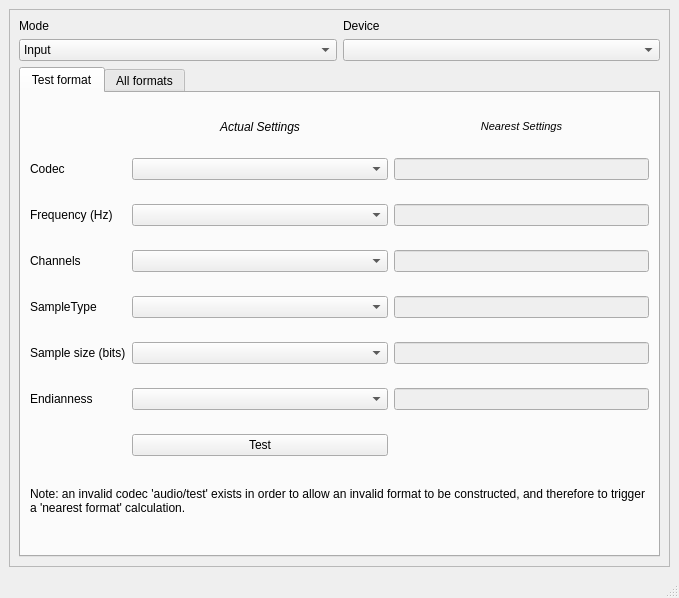
<?xml version="1.0" encoding="UTF-8"?>
<ui version="4.0">
 <class>AudioDevicesBase</class>
 <widget class="QMainWindow" name="AudioDevicesBase">
  <property name="geometry">
   <rect>
    <x>0</x>
    <y>0</y>
    <width>679</width>
    <height>598</height>
   </rect>
  </property>
  <property name="windowTitle">
   <string>Audio Devices</string>
  </property>
  <widget class="QWidget" name="centralwidget">
   <layout class="QVBoxLayout" name="verticalLayout">
    <item>
     <widget class="QScrollArea" name="scrollArea">
      <property name="sizePolicy">
       <sizepolicy hsizetype="Expanding" vsizetype="Expanding">
        <horstretch>0</horstretch>
        <verstretch>0</verstretch>
       </sizepolicy>
      </property>
      <property name="widgetResizable">
       <bool>true</bool>
      </property>
      <widget class="QWidget" name="scrollAreaWidgetContents">
       <property name="geometry">
        <rect>
         <x>0</x>
         <y>0</y>
         <width>659</width>
         <height>558</height>
        </rect>
       </property>
       <layout class="QGridLayout" name="gridLayout_4">
        <item row="0" column="0">
         <layout class="QGridLayout" name="gridLayout_2">
          <item row="0" column="0">
           <widget class="QLabel" name="modeLabel">
            <property name="text">
             <string>Mode</string>
            </property>
           </widget>
          </item>
          <item row="0" column="1">
           <widget class="QLabel" name="deviceLabel">
            <property name="text">
             <string>Device</string>
            </property>
           </widget>
          </item>
          <item row="1" column="0">
           <widget class="QComboBox" name="modeBox">
            <item>
             <property name="text">
              <string>Input</string>
             </property>
            </item>
            <item>
             <property name="text">
              <string>Output</string>
             </property>
            </item>
           </widget>
          </item>
          <item row="1" column="1">
           <widget class="QComboBox" name="deviceBox"/>
          </item>
          <item row="2" column="0" colspan="2">
           <widget class="QTabWidget" name="tabWidget">
            <property name="currentIndex">
             <number>0</number>
            </property>
            <widget class="QWidget" name="testFormatTab">
             <attribute name="title">
              <string>Test format</string>
             </attribute>
             <layout class="QGridLayout" name="gridLayout">
              <item row="0" column="1">
               <widget class="QLabel" name="actualLabel">
                <property name="sizePolicy">
                 <sizepolicy hsizetype="Preferred" vsizetype="Fixed">
                  <horstretch>0</horstretch>
                  <verstretch>0</verstretch>
                 </sizepolicy>
                </property>
                <property name="frameShape">
                 <enum>QFrame::NoFrame</enum>
                </property>
                <property name="frameShadow">
                 <enum>QFrame::Plain</enum>
                </property>
                <property name="text">
                 <string>&lt;i&gt;Actual Settings&lt;/i&gt;</string>
                </property>
                <property name="textFormat">
                 <enum>Qt::RichText</enum>
                </property>
                <property name="alignment">
                 <set>Qt::AlignCenter</set>
                </property>
               </widget>
              </item>
              <item row="0" column="2">
               <widget class="QLabel" name="nearestLabel">
                <property name="sizePolicy">
                 <sizepolicy hsizetype="Preferred" vsizetype="Fixed">
                  <horstretch>0</horstretch>
                  <verstretch>0</verstretch>
                 </sizepolicy>
                </property>
                <property name="frameShape">
                 <enum>QFrame::NoFrame</enum>
                </property>
                <property name="frameShadow">
                 <enum>QFrame::Plain</enum>
                </property>
                <property name="text">
                 <string>&lt;!DOCTYPE HTML PUBLIC &quot;-//W3C//DTD HTML 4.0//EN&quot; &quot;http://www.w3.org/TR/REC-html40/strict.dtd&quot;&gt;
&lt;html&gt;&lt;head&gt;&lt;meta name=&quot;qrichtext&quot; content=&quot;1&quot; /&gt;&lt;style type=&quot;text/css&quot;&gt;
p, li { white-space: pre-wrap; }
&lt;/style&gt;&lt;/head&gt;&lt;body style=&quot; font-family:'MS Shell Dlg 2'; font-size:8.25pt; font-weight:400; font-style:normal;&quot;&gt;
&lt;p style=&quot; margin-top:0px; margin-bottom:0px; margin-left:0px; margin-right:0px; -qt-block-indent:0; text-indent:0px;&quot;&gt;&lt;span style=&quot; font-style:italic;&quot;&gt;Nearest Settings&lt;/span&gt;&lt;/p&gt;&lt;/body&gt;&lt;/html&gt;</string>
                </property>
                <property name="textFormat">
                 <enum>Qt::RichText</enum>
                </property>
                <property name="alignment">
                 <set>Qt::AlignCenter</set>
                </property>
               </widget>
              </item>
              <item row="3" column="1">
               <widget class="QComboBox" name="sampleRateBox">
                <property name="sizePolicy">
                 <sizepolicy hsizetype="Expanding" vsizetype="Fixed">
                  <horstretch>0</horstretch>
                  <verstretch>0</verstretch>
                 </sizepolicy>
                </property>
               </widget>
              </item>
              <item row="3" column="2">
               <widget class="QLineEdit" name="nearestSampleRate">
                <property name="enabled">
                 <bool>false</bool>
                </property>
               </widget>
              </item>
              <item row="5" column="1">
               <widget class="QComboBox" name="channelsBox"/>
              </item>
              <item row="5" column="2">
               <widget class="QLineEdit" name="nearestChannel">
                <property name="enabled">
                 <bool>false</bool>
                </property>
               </widget>
              </item>
              <item row="9" column="1">
               <widget class="QComboBox" name="sampleSizesBox"/>
              </item>
              <item row="9" column="2">
               <widget class="QLineEdit" name="nearestSampleSize">
                <property name="enabled">
                 <bool>false</bool>
                </property>
               </widget>
              </item>
              <item row="14" column="1">
               <widget class="QComboBox" name="endianBox"/>
              </item>
              <item row="14" column="2">
               <widget class="QLineEdit" name="nearestEndian">
                <property name="enabled">
                 <bool>false</bool>
                </property>
               </widget>
              </item>
              <item row="15" column="1">
               <widget class="QPushButton" name="testButton">
                <property name="text">
                 <string>Test</string>
                </property>
               </widget>
              </item>
              <item row="15" column="2">
               <widget class="QLabel" name="testResult">
                <property name="text">
                 <string/>
                </property>
               </widget>
              </item>
              <item row="3" column="0">
               <widget class="QLabel" name="actualFreqLabel">
                <property name="text">
                 <string>Frequency (Hz)</string>
                </property>
               </widget>
              </item>
              <item row="5" column="0">
               <widget class="QLabel" name="actualChannelLabel">
                <property name="text">
                 <string>Channels</string>
                </property>
               </widget>
              </item>
              <item row="9" column="0">
               <widget class="QLabel" name="actualSampleSizeLabel">
                <property name="text">
                 <string>Sample size (bits)</string>
                </property>
               </widget>
              </item>
              <item row="14" column="0">
               <widget class="QLabel" name="actualEndianLabel">
                <property name="text">
                 <string>Endianness</string>
                </property>
               </widget>
              </item>
              <item row="16" column="0" colspan="3">
               <widget class="QLabel" name="label">
                <property name="sizePolicy">
                 <sizepolicy hsizetype="Preferred" vsizetype="Fixed">
                  <horstretch>0</horstretch>
                  <verstretch>0</verstretch>
                 </sizepolicy>
                </property>
                <property name="text">
                 <string>Note: an invalid codec 'audio/test' exists in order to allow an invalid format to be constructed, and therefore to trigger a 'nearest format' calculation.</string>
                </property>
                <property name="wordWrap">
                 <bool>true</bool>
                </property>
               </widget>
              </item>
              <item row="2" column="0">
               <widget class="QLabel" name="actualCodecLabel">
                <property name="text">
                 <string>Codec</string>
                </property>
               </widget>
              </item>
              <item row="2" column="2">
               <widget class="QLineEdit" name="nearestCodec">
                <property name="enabled">
                 <bool>false</bool>
                </property>
               </widget>
              </item>
              <item row="2" column="1">
               <widget class="QComboBox" name="codecsBox"/>
              </item>
              <item row="6" column="0">
               <widget class="QLabel" name="actualSampleTypeLabel">
                <property name="text">
                 <string>SampleType</string>
                </property>
               </widget>
              </item>
              <item row="6" column="1">
               <widget class="QComboBox" name="sampleTypesBox"/>
              </item>
              <item row="6" column="2">
               <widget class="QLineEdit" name="nearestSampleType">
                <property name="enabled">
                 <bool>false</bool>
                </property>
               </widget>
              </item>
             </layout>
            </widget>
            <widget class="QWidget" name="tab">
             <attribute name="title">
              <string>All formats</string>
             </attribute>
             <layout class="QVBoxLayout" name="verticalLayout_2">
              <item>
               <widget class="QPushButton" name="populateTableButton">
                <property name="text">
                 <string>Populate table</string>
                </property>
               </widget>
              </item>
              <item>
               <widget class="QTableWidget" name="allFormatsTable">
                <property name="editTriggers">
                 <set>QAbstractItemView::NoEditTriggers</set>
                </property>
                <property name="dragDropOverwriteMode">
                 <bool>false</bool>
                </property>
                <property name="selectionMode">
                 <enum>QAbstractItemView::NoSelection</enum>
                </property>
                <property name="selectionBehavior">
                 <enum>QAbstractItemView::SelectItems</enum>
                </property>
                <property name="textElideMode">
                 <enum>Qt::ElideNone</enum>
                </property>
                <property name="sortingEnabled">
                 <bool>false</bool>
                </property>
                <property name="wordWrap">
                 <bool>false</bool>
                </property>
                <property name="cornerButtonEnabled">
                 <bool>false</bool>
                </property>
                <attribute name="horizontalHeaderHighlightSections">
                 <bool>false</bool>
                </attribute>
                <attribute name="verticalHeaderVisible">
                 <bool>false</bool>
                </attribute>
                <attribute name="verticalHeaderHighlightSections">
                 <bool>false</bool>
                </attribute>
                <column>
                 <property name="text">
                  <string>Codec</string>
                 </property>
                 <property name="textAlignment">
                  <set>AlignCenter</set>
                 </property>
                </column>
                <column>
                 <property name="text">
                  <string>Frequency (Hz)</string>
                 </property>
                 <property name="textAlignment">
                  <set>AlignCenter</set>
                 </property>
                </column>
                <column>
                 <property name="text">
                  <string>Channels</string>
                 </property>
                 <property name="textAlignment">
                  <set>AlignCenter</set>
                 </property>
                </column>
                <column>
                 <property name="text">
                  <string>Sample type</string>
                 </property>
                 <property name="textAlignment">
                  <set>AlignCenter</set>
                 </property>
                </column>
                <column>
                 <property name="text">
                  <string>Sample size (bits)</string>
                 </property>
                 <property name="textAlignment">
                  <set>AlignCenter</set>
                 </property>
                </column>
                <column>
                 <property name="text">
                  <string>Endianness</string>
                 </property>
                 <property name="textAlignment">
                  <set>AlignCenter</set>
                 </property>
                </column>
               </widget>
              </item>
             </layout>
            </widget>
           </widget>
          </item>
         </layout>
        </item>
       </layout>
      </widget>
     </widget>
    </item>
   </layout>
  </widget>
  <widget class="QStatusBar" name="statusbar"/>
 </widget>
 <resources/>
 <connections/>
</ui>
